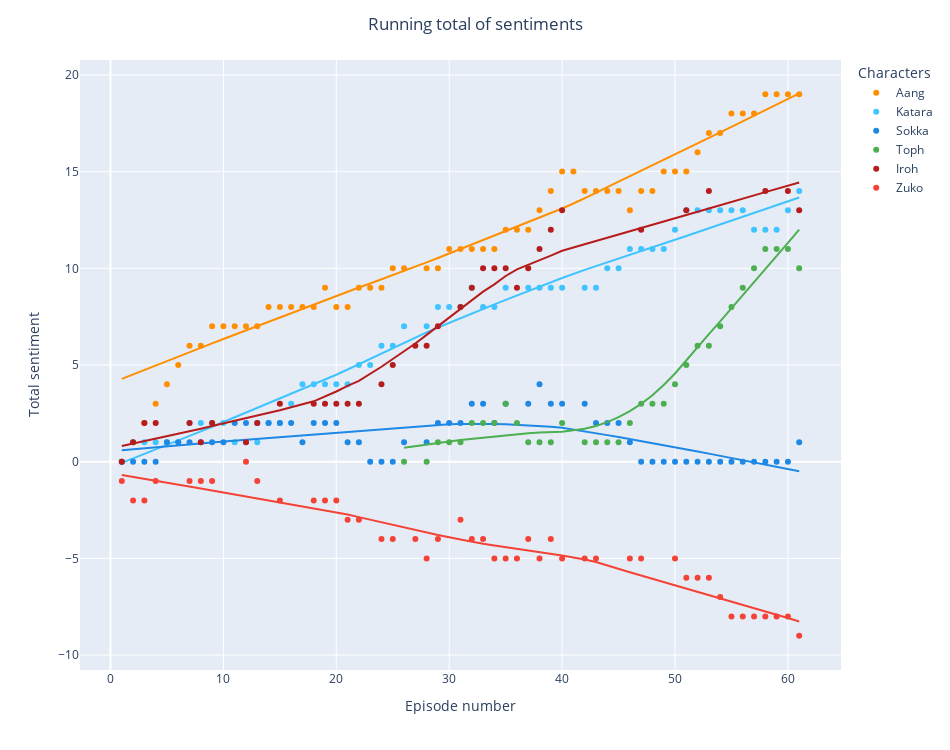

The cell this chart's notebook holds for it:
### Code cell
# Plot running total of sentiment per character.
total_sentiment_fig = px.scatter(atla_total_sentiment_df, x = 'episode_num', y = 'total_sentiment', 
                                 color = 'character',
                                 color_discrete_sequence = legend_colors, 
                                 hover_data = ['episode_name'],
                                 trendline = 'lowess', 
                                 width = 950, height = 750)

# Customize titles.
total_sentiment_fig.update_layout(title = {'text': "Running total of sentiments",
                                           'x': 0.5,
                                           'xanchor': 'center'},
                                  xaxis_title = "Episode number",
                                  yaxis_title = "Total sentiment",
                                  legend_title = "Characters")
    
# Correct position of x points.
for scatter, trendline in zip(total_sentiment_fig.data[::2], total_sentiment_fig.data[1::2]):
    trendline['x'] = scatter['x'][np.logical_not(np.isnan(scatter['y']))]

total_sentiment_fig.show()

### Figure 1 — Plotly figure (JSON) as saved in the notebook; plotly's stock layout.template omitted (floating-point values rounded to 4 significant figures)
{"data": [{"customdata": [["The Boy in the Iceberg"], ["The Avatar Returns"], ["The Southern Air Temple"], ["The Warriors of Kyoshi"], ["The King of Omashu"], ["Imprisoned"], ["Winter Solstice, Part 1"], ["Winter Solstice, Part 2"], ["The Waterbending Scroll"], ["Jet (episode)"], ["The Great Divide"], ["The Storm"], ["The Blue Spirit"], ["The Fortuneteller"], ["Bato of the Water Tribe"], ["The Deserter"], ["The Northern Air Temple"], ["The Waterbending Master"], ["The Siege of the North, Part 1"], ["The Siege of the North, Part 2"], ["The Avatar State"], ["The Cave of Two Lovers"], ["Return to Omashu"], ["The Swamp"], ["Avatar Day"], ["The Blind Bandit"], ["Zuko Alone"], ["The Chase"], ["Bitter Work"], ["The Library"], ["The Desert"], ["The Serpent's Pass"], ["The Drill"], ["City of Walls and Secrets"], ["The Tales of Ba Sing Se"], ["Appa's Lost Days"], ["Lake Laogai (episode)"], ["The Earth King"], ["The Guru"], ["The Crossroads of Destiny"], ["Escape from the Spirit World"], ["The Awakening"], ["The Headband"], ["The Painted Lady"], ["Sokka's Master"], ["The Beach"], ["The Avatar and the Fire Lord"], ["The Runaway"], ["The Puppetmaster"], ["Nightmares and Daydreams"], ["The Day of Black Sun, Part 1"], ["The Day of Black Sun, Part 2"], ["The Western Air Temple"], ["The Firebending Masters"], ["The Boiling Rock, Part 1"], ["The Boiling Rock, Part 2"], ["The Southern Raiders"], ["The Ember Island Players"], ["Sozin's Comet, Part 1"], ["Sozin's Comet, Part 2"], ["Sozin's Comet, Part 3"]], "hovertemplate": "character=Aang<br>episode_num=%{x}<br>total_sentiment=%{y}<br>episode_name=%{customdata[0]}<extra></extra>", "legendgroup": "Aang", "marker": {"color": "#FF8F00", "symbol": "circle"}, "mode": "markers", "name": "Aang", "orientation": "v", "showlegend": true, "type": "scatter", "x": [1, 2, 3, 4, 5, 6, 7, 8, 9, 10, 11, 12, 13, 14, 15, 16, 17, 18, 19, 20, 21, 22, 23, 24, 25, 26, 27, 28, 29, 30, 31, 32, 33, 34, 35, 36, 37, 38, 39, 40, 41, 42, 43, 44, 45, 46, 47, 48, 49, 50, 51, 52, 53, 54, 55, 56, 57, 58, 59, 60, 61], "xaxis": "x", "y": [0, 1, 2, 3, 4, 5, 6, 6, 7, 7, 7, 7, 7, 8, 8, 8, 8, 8, 9, 8, 8, 9, 9, 9, 10, 10, null, 10, 10, 11, 11, 11, 11, 11, 12, 12, 12, 13, 14, 15, 15, 14, 14, 14, 14, 13, 14, 14, 15, 15, 15, 16, 17, 17, 18, 18, 18, 19, 19, 19, 19], "yaxis": "y"}, {"hovertemplate": "<b>LOWESS trendline</b><br><br>character=Aang<br>episode_num=%{x}<br>total_sentiment=%{y} <b>(trend)</b><extra></extra>", "legendgroup": "Aang", "marker": {"color": "#FF8F00", "symbol": "circle"}, "mode": "lines", "name": "Aang", "showlegend": false, "type": "scatter", "x": [1, 2, 3, 4, 5, 6, 7, 8, 9, 10, 11, 12, 13, 14, 15, 16, 17, 18, 19, 20, 21, 22, 23, 24, 25, 26, 28, 29, 30, 31, 32, 33, 34, 35, 36, 37, 38, 39, 40, 41, 42, 43, 44, 45, 46, 47, 48, 49, 50, 51, 52, 53, 54, 55, 56, 57, 58, 59, 60, 61], "xaxis": "x", "y": [4.283, 4.517, 4.75, 4.982, 5.212, 5.441, 5.668, 5.895, 6.121, 6.346, 6.571, 6.796, 7.021, 7.246, 7.471, 7.696, 7.921, 8.145, 8.367, 8.586, 8.796, 9.005, 9.214, 9.424, 9.637, 9.855, 10.3, 10.53, 10.76, 10.99, 11.22, 11.45, 11.68, 11.91, 12.13, 12.37, 12.6, 12.84, 13.09, 13.35, 13.62, 13.9, 14.19, 14.48, 14.77, 15.05, 15.34, 15.62, 15.9, 16.18, 16.47, 16.75, 17.03, 17.32, 17.6, 17.89, 18.18, 18.47, 18.76, 19.05], "yaxis": "y"}, {"customdata": [["The Boy in the Iceberg"], ["The Avatar Returns"], ["The Southern Air Temple"], ["The Warriors of Kyoshi"], ["The King of Omashu"], ["Imprisoned"], ["Winter Solstice, Part 1"], ["Winter Solstice, Part 2"], ["The Waterbending Scroll"], ["Jet (episode)"], ["The Great Divide"], ["The Storm"], ["The Blue Spirit"], ["The Fortuneteller"], ["Bato of the Water Tribe"], ["The Deserter"], ["The Northern Air Temple"], ["The Waterbending Master"], ["The Siege of the North, Part 1"], ["The Siege of the North, Part 2"], ["The Avatar State"], ["The Cave of Two Lovers"], ["Return to Omashu"], ["The Swamp"], ["Avatar Day"], ["The Blind Bandit"], ["Zuko Alone"], ["The Chase"], ["Bitter Work"], ["The Library"], ["The Desert"], ["The Serpent's Pass"], ["The Drill"], ["City of Walls and Secrets"], ["The Tales of Ba Sing Se"], ["Appa's Lost Days"], ["Lake Laogai (episode)"], ["The Earth King"], ["The Guru"], ["The Crossroads of Destiny"], ["Escape from the Spirit World"], ["The Awakening"], ["The Headband"], ["The Painted Lady"], ["Sokka's Master"], ["The Beach"], ["The Avatar and the Fire Lord"], ["The Runaway"], ["The Puppetmaster"], ["Nightmares and Daydreams"], ["The Day of Black Sun, Part 1"], ["The Day of Black Sun, Part 2"], ["The Western Air Temple"], ["The Firebending Masters"], ["The Boiling Rock, Part 1"], ["The Boiling Rock, Part 2"], ["The Southern Raiders"], ["The Ember Island Players"], ["Sozin's Comet, Part 1"], ["Sozin's Comet, Part 2"], ["Sozin's Comet, Part 3"]], "hovertemplate": "character=Katara<br>episode_num=%{x}<br>total_sentiment=%{y}<br>episode_name=%{customdata[0]}<extra></extra>", "legendgroup": "Katara", "marker": {"color": "#40C4FF", "symbol": "circle"}, "mode": "markers", "name": "Katara", "orientation": "v", "showlegend": true, "type": "scatter", "x": [1, 2, 3, 4, 5, 6, 7, 8, 9, 10, 11, 12, 13, 14, 15, 16, 17, 18, 19, 20, 21, 22, 23, 24, 25, 26, 27, 28, 29, 30, 31, 32, 33, 34, 35, 36, 37, 38, 39, 40, 41, 42, 43, 44, 45, 46, 47, 48, 49, 50, 51, 52, 53, 54, 55, 56, 57, 58, 59, 60, 61], "xaxis": "x", "y": [0, 1, 1, 1, 1, 1, 2, 2, 2, 2, 1, 1, 1, 2, 2, 3, 4, 4, 4, 4, 4, 5, 5, 6, 6, 7, null, 7, 8, 8, 8, 9, 8, 8, 9, null, 9, 9, 9, 9, null, 9, 9, 10, 10, 11, 11, 11, 11, 12, 13, 13, 13, 13, 13, 13, 12, 12, 12, 13, 14], "yaxis": "y"}, {"hovertemplate": "<b>LOWESS trendline</b><br><br>character=Katara<br>episode_num=%{x}<br>total_sentiment=%{y} <b>(trend)</b><extra></extra>", "legendgroup": "Katara", "marker": {"color": "#40C4FF", "symbol": "circle"}, "mode": "lines", "name": "Katara", "showlegend": false, "type": "scatter", "x": [1, 2, 3, 4, 5, 6, 7, 8, 9, 10, 11, 12, 13, 14, 15, 16, 17, 18, 19, 20, 21, 22, 23, 24, 25, 26, 28, 29, 30, 31, 32, 33, 34, 35, 37, 38, 39, 40, 42, 43, 44, 45, 46, 47, 48, 49, 50, 51, 52, 53, 54, 55, 56, 57, 58, 59, 60, 61], "xaxis": "x", "y": [-0.06248, 0.1648, 0.3939, 0.6247, 0.8574, 1.092, 1.328, 1.566, 1.806, 2.047, 2.29, 2.534, 2.778, 3.023, 3.268, 3.513, 3.758, 4.002, 4.247, 4.494, 4.768, 5.044, 5.323, 5.601, 5.879, 6.153, 6.683, 6.937, 7.184, 7.425, 7.662, 7.897, 8.132, 8.366, 8.83, 9.058, 9.281, 9.498, 9.916, 10.12, 10.31, 10.51, 10.7, 10.89, 11.09, 11.28, 11.48, 11.67, 11.87, 12.07, 12.27, 12.47, 12.67, 12.87, 13.07, 13.27, 13.47, 13.66], "yaxis": "y"}, {"customdata": [["The Boy in the Iceberg"], ["The Avatar Returns"], ["The Southern Air Temple"], ["The Warriors of Kyoshi"], ["The King of Omashu"], ["Imprisoned"], ["Winter Solstice, Part 1"], ["Winter Solstice, Part 2"], ["The Waterbending Scroll"], ["Jet (episode)"], ["The Great Divide"], ["The Storm"], ["The Blue Spirit"], ["The Fortuneteller"], ["Bato of the Water Tribe"], ["The Deserter"], ["The Northern Air Temple"], ["The Waterbending Master"], ["The Siege of the North, Part 1"], ["The Siege of the North, Part 2"], ["The Avatar State"], ["The Cave of Two Lovers"], ["Return to Omashu"], ["The Swamp"], ["Avatar Day"], ["The Blind Bandit"], ["Zuko Alone"], ["The Chase"], ["Bitter Work"], ["The Library"], ["The Desert"], ["The Serpent's Pass"], ["The Drill"], ["City of Walls and Secrets"], ["The Tales of Ba Sing Se"], ["Appa's Lost Days"], ["Lake Laogai (episode)"], ["The Earth King"], ["The Guru"], ["The Crossroads of Destiny"], ["Escape from the Spirit World"], ["The Awakening"], ["The Headband"], ["The Painted Lady"], ["Sokka's Master"], ["The Beach"], ["The Avatar and the Fire Lord"], ["The Runaway"], ["The Puppetmaster"], ["Nightmares and Daydreams"], ["The Day of Black Sun, Part 1"], ["The Day of Black Sun, Part 2"], ["The Western Air Temple"], ["The Firebending Masters"], ["The Boiling Rock, Part 1"], ["The Boiling Rock, Part 2"], ["The Southern Raiders"], ["The Ember Island Players"], ["Sozin's Comet, Part 1"], ["Sozin's Comet, Part 2"], ["Sozin's Comet, Part 3"]], "hovertemplate": "character=Sokka<br>episode_num=%{x}<br>total_sentiment=%{y}<br>episode_name=%{customdata[0]}<extra></extra>", "legendgroup": "Sokka", "marker": {"color": "#1E88E5", "symbol": "circle"}, "mode": "markers", "name": "Sokka", "orientation": "v", "showlegend": true, "type": "scatter", "x": [1, 2, 3, 4, 5, 6, 7, 8, 9, 10, 11, 12, 13, 14, 15, 16, 17, 18, 19, 20, 21, 22, 23, 24, 25, 26, 27, 28, 29, 30, 31, 32, 33, 34, 35, 36, 37, 38, 39, 40, 41, 42, 43, 44, 45, 46, 47, 48, 49, 50, 51, 52, 53, 54, 55, 56, 57, 58, 59, 60, 61], "xaxis": "x", "y": [0, 0, 0, 0, 1, 1, 1, 1, 1, 1, 2, 2, 2, 2, 2, 2, 1, 2, 2, 2, 1, 1, 0, 0, 0, 1, null, 1, 2, 2, 2, 3, 3, 2, 3, null, 3, 4, 3, 3, null, 3, 2, 2, 2, 1, 0, 0, 0, 0, 0, 0, 0, 0, 0, 0, 0, 0, 0, 0, 1], "yaxis": "y"}, {"hovertemplate": "<b>LOWESS trendline</b><br><br>character=Sokka<br>episode_num=%{x}<br>total_sentiment=%{y} <b>(trend)</b><extra></extra>", "legendgroup": "Sokka", "marker": {"color": "#1E88E5", "symbol": "circle"}, "mode": "lines", "name": "Sokka", "showlegend": false, "type": "scatter", "x": [1, 2, 3, 4, 5, 6, 7, 8, 9, 10, 11, 12, 13, 14, 15, 16, 17, 18, 19, 20, 21, 22, 23, 24, 25, 26, 28, 29, 30, 31, 32, 33, 34, 35, 37, 38, 39, 40, 42, 43, 44, 45, 46, 47, 48, 49, 50, 51, 52, 53, 54, 55, 56, 57, 58, 59, 60, 61], "xaxis": "x", "y": [0.5906, 0.6462, 0.7002, 0.7527, 0.8036, 0.8532, 0.9016, 0.949, 0.9956, 1.042, 1.087, 1.133, 1.179, 1.225, 1.271, 1.319, 1.366, 1.414, 1.46, 1.501, 1.548, 1.596, 1.644, 1.692, 1.741, 1.788, 1.875, 1.909, 1.935, 1.951, 1.958, 1.957, 1.949, 1.934, 1.887, 1.853, 1.811, 1.758, 1.582, 1.476, 1.374, 1.273, 1.171, 1.068, 0.964, 0.8578, 0.7498, 0.6402, 0.5291, 0.4168, 0.3037, 0.1899, 0.0758, -0.03839, -0.1524, -0.266, -0.3791, -0.4913], "yaxis": "y"}, {"customdata": [["The Boy in the Iceberg"], ["The Avatar Returns"], ["The Southern Air Temple"], ["The Warriors of Kyoshi"], ["The King of Omashu"], ["Imprisoned"], ["Winter Solstice, Part 1"], ["Winter Solstice, Part 2"], ["The Waterbending Scroll"], ["Jet (episode)"], ["The Great Divide"], ["The Storm"], ["The Blue Spirit"], ["The Fortuneteller"], ["Bato of the Water Tribe"], ["The Deserter"], ["The Northern Air Temple"], ["The Waterbending Master"], ["The Siege of the North, Part 1"], ["The Siege of the North, Part 2"], ["The Avatar State"], ["The Cave of Two Lovers"], ["Return to Omashu"], ["The Swamp"], ["Avatar Day"], ["The Blind Bandit"], ["Zuko Alone"], ["The Chase"], ["Bitter Work"], ["The Library"], ["The Desert"], ["The Serpent's Pass"], ["The Drill"], ["City of Walls and Secrets"], ["The Tales of Ba Sing Se"], ["Appa's Lost Days"], ["Lake Laogai (episode)"], ["The Earth King"], ["The Guru"], ["The Crossroads of Destiny"], ["Escape from the Spirit World"], ["The Awakening"], ["The Headband"], ["The Painted Lady"], ["Sokka's Master"], ["The Beach"], ["The Avatar and the Fire Lord"], ["The Runaway"], ["The Puppetmaster"], ["Nightmares and Daydreams"], ["The Day of Black Sun, Part 1"], ["The Day of Black Sun, Part 2"], ["The Western Air Temple"], ["The Firebending Masters"], ["The Boiling Rock, Part 1"], ["The Boiling Rock, Part 2"], ["The Southern Raiders"], ["The Ember Island Players"], ["Sozin's Comet, Part 1"], ["Sozin's Comet, Part 2"], ["Sozin's Comet, Part 3"]], "hovertemplate": "character=Toph<br>episode_num=%{x}<br>total_sentiment=%{y}<br>episode_name=%{customdata[0]}<extra></extra>", "legendgroup": "Toph", "marker": {"color": "#4CAF50", "symbol": "circle"}, "mode": "markers", "name": "Toph", "orientation": "v", "showlegend": true, "type": "scatter", "x": [1, 2, 3, 4, 5, 6, 7, 8, 9, 10, 11, 12, 13, 14, 15, 16, 17, 18, 19, 20, 21, 22, 23, 24, 25, 26, 27, 28, 29, 30, 31, 32, 33, 34, 35, 36, 37, 38, 39, 40, 41, 42, 43, 44, 45, 46, 47, 48, 49, 50, 51, 52, 53, 54, 55, 56, 57, 58, 59, 60, 61], "xaxis": "x", "y": [null, null, null, null, null, null, null, null, null, null, null, null, null, null, null, null, null, null, null, null, null, null, null, null, null, 0, null, 0, 1, 1, 1, 2, 2, 2, 3, 2, 1, 1, 1, 2, null, 1, 1, 1, 1, 2, 3, 3, 3, 4, 5, 6, 6, 7, 8, 9, 10, 11, 11, 11, 10], "yaxis": "y"}, {"hovertemplate": "<b>LOWESS trendline</b><br><br>character=Toph<br>episode_num=%{x}<br>total_sentiment=%{y} <b>(trend)</b><extra></extra>", "legendgroup": "Toph", "marker": {"color": "#4CAF50", "symbol": "circle"}, "mode": "lines", "name": "Toph", "showlegend": false, "type": "scatter", "x": [26, 28, 29, 30, 31, 32, 33, 34, 35, 36, 37, 38, 39, 40, 42, 43, 44, 45, 46, 47, 48, 49, 50, 51, 52, 53, 54, 55, 56, 57, 58, 59, 60, 61], "xaxis": "x", "y": [0.7178, 0.8948, 0.9745, 1.049, 1.119, 1.185, 1.248, 1.31, 1.371, 1.428, 1.476, 1.509, 1.519, 1.553, 1.703, 1.848, 2.047, 2.303, 2.615, 2.99, 3.437, 3.964, 4.563, 5.252, 5.926, 6.593, 7.258, 7.926, 8.597, 9.271, 9.95, 10.63, 11.32, 12.0], "yaxis": "y"}, {"customdata": [["The Boy in the Iceberg"], ["The Avatar Returns"], ["The Southern Air Temple"], ["The Warriors of Kyoshi"], ["The King of Omashu"], ["Imprisoned"], ["Winter Solstice, Part 1"], ["Winter Solstice, Part 2"], ["The Waterbending Scroll"], ["Jet (episode)"], ["The Great Divide"], ["The Storm"], ["The Blue Spirit"], ["The Fortuneteller"], ["Bato of the Water Tribe"], ["The Deserter"], ["The Northern Air Temple"], ["The Waterbending Master"], ["The Siege of the North, Part 1"], ["The Siege of the North, Part 2"], ["The Avatar State"], ["The Cave of Two Lovers"], ["Return to Omashu"], ["The Swamp"], ["Avatar Day"], ["The Blind Bandit"], ["Zuko Alone"], ["The Chase"], ["Bitter Work"], ["The Library"], ["The Desert"], ["The Serpent's Pass"], ["The Drill"], ["City of Walls and Secrets"], ["The Tales of Ba Sing Se"], ["Appa's Lost Days"], ["Lake Laogai (episode)"], ["The Earth King"], ["The Guru"], ["The Crossroads of Destiny"], ["Escape from the Spirit World"], ["The Awakening"], ["The Headband"], ["The Painted Lady"], ["Sokka's Master"], ["The Beach"], ["The Avatar and the Fire Lord"], ["The Runaway"], ["The Puppetmaster"], ["Nightmares and Daydreams"], ["The Day of Black Sun, Part 1"], ["The Day of Black Sun, Part 2"], ["The Western Air Temple"], ["The Firebending Masters"], ["The Boiling Rock, Part 1"], ["The Boiling Rock, Part 2"], ["The Southern Raiders"], ["The Ember Island Players"], ["Sozin's Comet, Part 1"], ["Sozin's Comet, Part 2"], ["Sozin's Comet, Part 3"]], "hovertemplate": "character=Iroh<br>episode_num=%{x}<br>total_sentiment=%{y}<br>episode_name=%{customdata[0]}<extra></extra>", "legendgroup": "Iroh", "marker": {"color": "#B71C1C", "symbol": "circle"}, "mode": "markers", "name": "Iroh", "orientation": "v", "showlegend": true, "type": "scatter", "x": [1, 2, 3, 4, 5, 6, 7, 8, 9, 10, 11, 12, 13, 14, 15, 16, 17, 18, 19, 20, 21, 22, 23, 24, 25, 26, 27, 28, 29, 30, 31, 32, 33, 34, 35, 36, 37, 38, 39, 40, 41, 42, 43, 44, 45, 46, 47, 48, 49, 50, 51, 52, 53, 54, 55, 56, 57, 58, 59, 60, 61], "xaxis": "x", "y": [0, 1, 2, 2, null, null, 2, 1, 2, null, null, 1, 2, null, 3, null, null, 3, 3, 3, 3, 3, null, 4, 5, null, 6, 6, 7, null, 8, 9, 10, 10, 10, 9, 10, 11, 12, 13, null, null, null, null, null, null, 12, null, null, null, 13, null, 14, null, null, null, null, 14, null, 14, 13], "yaxis": "y"}, {"hovertemplate": "<b>LOWESS trendline</b><br><br>character=Iroh<br>episode_num=%{x}<br>total_sentiment=%{y} <b>(trend)</b><extra></extra>", "legendgroup": "Iroh", "marker": {"color": "#B71C1C", "symbol": "circle"}, "mode": "lines", "name": "Iroh", "showlegend": false, "type": "scatter", "x": [1, 2, 3, 4, 7, 8, 9, 12, 13, 15, 18, 19, 20, 21, 22, 24, 25, 27, 28, 29, 31, 32, 33, 34, 35, 36, 37, 38, 39, 40, 47, 51, 53, 58, 60, 61], "xaxis": "x", "y": [0.8087, 0.9322, 1.057, 1.183, 1.573, 1.707, 1.842, 2.256, 2.394, 2.662, 3.121, 3.362, 3.631, 3.925, 4.177, 4.909, 5.296, 6.109, 6.559, 7.013, 7.915, 8.344, 8.796, 9.172, 9.602, 9.944, 10.17, 10.39, 10.66, 10.91, 12.07, 12.75, 13.09, 13.94, 14.27, 14.43], "yaxis": "y"}, {"customdata": [["The Boy in the Iceberg"], ["The Avatar Returns"], ["The Southern Air Temple"], ["The Warriors of Kyoshi"], ["The King of Omashu"], ["Imprisoned"], ["Winter Solstice, Part 1"], ["Winter Solstice, Part 2"], ["The Waterbending Scroll"], ["Jet (episode)"], ["The Great Divide"], ["The Storm"], ["The Blue Spirit"], ["The Fortuneteller"], ["Bato of the Water Tribe"], ["The Deserter"], ["The Northern Air Temple"], ["The Waterbending Master"], ["The Siege of the North, Part 1"], ["The Siege of the North, Part 2"], ["The Avatar State"], ["The Cave of Two Lovers"], ["Return to Omashu"], ["The Swamp"], ["Avatar Day"], ["The Blind Bandit"], ["Zuko Alone"], ["The Chase"], ["Bitter Work"], ["The Library"], ["The Desert"], ["The Serpent's Pass"], ["The Drill"], ["City of Walls and Secrets"], ["The Tales of Ba Sing Se"], ["Appa's Lost Days"], ["Lake Laogai (episode)"], ["The Earth King"], ["The Guru"], ["The Crossroads of Destiny"], ["Escape from the Spirit World"], ["The Awakening"], ["The Headband"], ["The Painted Lady"], ["Sokka's Master"], ["The Beach"], ["The Avatar and the Fire Lord"], ["The Runaway"], ["The Puppetmaster"], ["Nightmares and Daydreams"], ["The Day of Black Sun, Part 1"], ["The Day of Black Sun, Part 2"], ["The Western Air Temple"], ["The Firebending Masters"], ["The Boiling Rock, Part 1"], ["The Boiling Rock, Part 2"], ["The Southern Raiders"], ["The Ember Island Players"], ["Sozin's Comet, Part 1"], ["Sozin's Comet, Part 2"], ["Sozin's Comet, Part 3"]], "hovertemplate": "character=Zuko<br>episode_num=%{x}<br>total_sentiment=%{y}<br>episode_name=%{customdata[0]}<extra></extra>", "legendgroup": "Zuko", "marker": {"color": "#F44336", "symbol": "circle"}, "mode": "markers", "name": "Zuko", "orientation": "v", "showlegend": true, "type": "scatter", "x": [1, 2, 3, 4, 5, 6, 7, 8, 9, 10, 11, 12, 13, 14, 15, 16, 17, 18, 19, 20, 21, 22, 23, 24, 25, 26, 27, 28, 29, 30, 31, 32, 33, 34, 35, 36, 37, 38, 39, 40, 41, 42, 43, 44, 45, 46, 47, 48, 49, 50, 51, 52, 53, 54, 55, 56, 57, 58, 59, 60, 61], "xaxis": "x", "y": [-1, -2, -2, -1, null, null, -1, -1, -1, null, null, 0, -1, null, -2, null, null, -2, -2, -2, -3, -3, null, -4, -4, null, -4, -5, -4, null, -3, -4, -4, -5, -5, -5, -4, -5, -4, -5, null, -5, -5, null, null, -5, -5, null, null, -5, -6, -6, -6, -7, -8, -8, -8, -8, -8, -8, -9], "yaxis": "y"}, {"hovertemplate": "<b>LOWESS trendline</b><br><br>character=Zuko<br>episode_num=%{x}<br>total_sentiment=%{y} <b>(trend)</b><extra></extra>", "legendgroup": "Zuko", "marker": {"color": "#F44336", "symbol": "circle"}, "mode": "lines", "name": "Zuko", "showlegend": false, "type": "scatter", "x": [1, 2, 3, 4, 7, 8, 9, 12, 13, 15, 18, 19, 20, 21, 22, 24, 25, 27, 28, 29, 31, 32, 33, 34, 35, 36, 37, 38, 39, 40, 42, 43, 46, 47, 50, 51, 52, 53, 54, 55, 56, 57, 58, 59, 60, 61], "xaxis": "x", "y": [-0.6919, -0.7858, -0.8815, -0.9789, -1.28, -1.382, -1.485, -1.796, -1.899, -2.103, -2.398, -2.494, -2.6, -2.73, -2.865, -3.133, -3.269, -3.554, -3.667, -3.791, -4.021, -4.142, -4.239, -4.33, -4.417, -4.505, -4.581, -4.661, -4.75, -4.851, -5.055, -5.189, -5.712, -5.88, -6.374, -6.539, -6.704, -6.87, -7.038, -7.207, -7.378, -7.551, -7.726, -7.902, -8.081, -8.262], "yaxis": "y"}], "layout": {"height": 750, "legend": {"title": {"text": "Characters"}, "tracegroupgap": 0}, "margin": {"t": 60}, "title": {"text": "Running total of sentiments", "x": 0.5, "xanchor": "center"}, "width": 950, "xaxis": {"anchor": "y", "domain": [0, 1], "title": {"text": "Episode number"}}, "yaxis": {"anchor": "x", "domain": [0, 1], "title": {"text": "Total sentiment"}}}}
